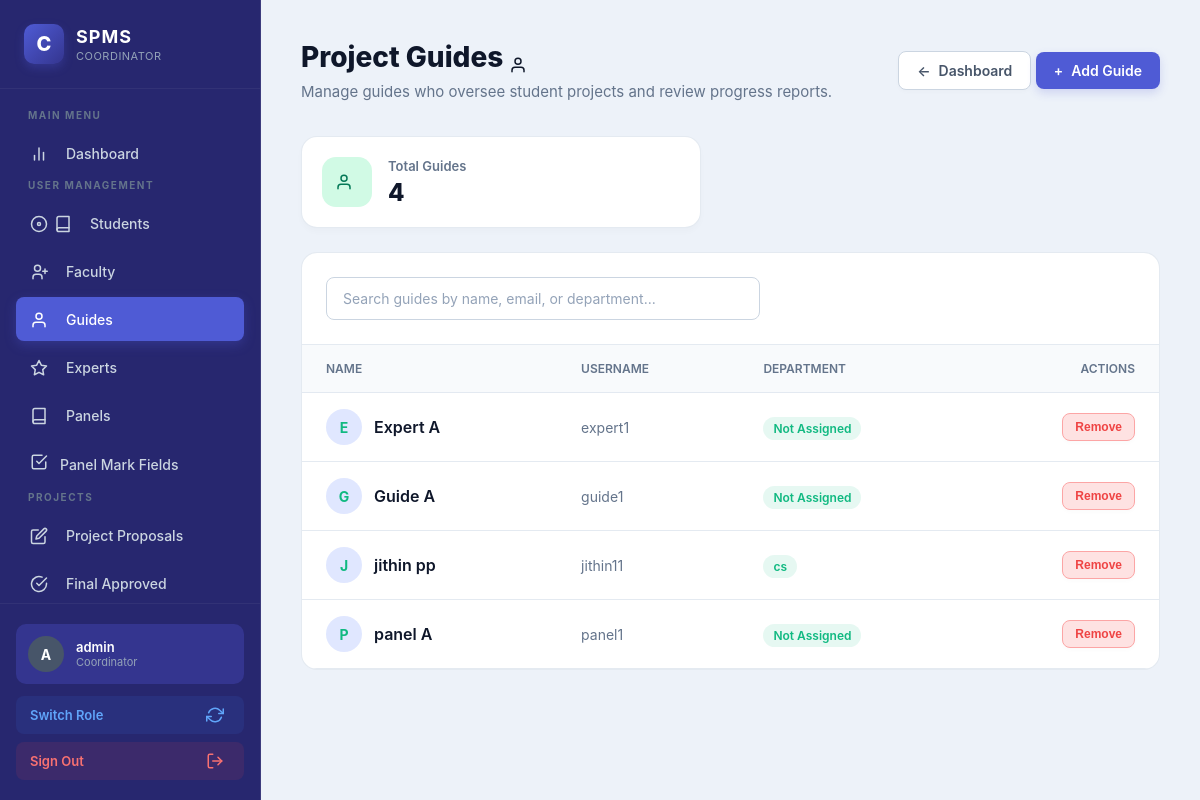
/coordinator/guides/ (signed in), run on the app's committed database.
### accounts/models.py (models this page shows, shortened)
class User(AbstractUser):
    is_student = models.BooleanField(default=False)
    is_coordinator = models.BooleanField(default=False)
    is_faculty = models.BooleanField(default=False)
    is_expert = models.BooleanField(default=False)
    is_guide = models.BooleanField(default=False)
    is_panel = models.BooleanField(default=False)
    phone = models.CharField(
        max_length=15,
        blank=True,
        null=True
    )
    roll_number = models.CharField(
        max_length=50,
        blank=True,
        null=True
    )
    department = models.CharField(
        max_length=100,
        blank=True,
        null=True
    )
    domain_of_expertise = models.CharField(
        max_length=200,
        blank=True,
        null=True
    )
    semester = models.CharField(
        max_length=20,
        blank=True,
        null=True
    )
    batch = models.CharField(
        max_length=20,
        blank=True,
        null=True
    )

### coordinator/views.py (the view, shortened to what this page needs)
    @login_required
    def wrapper(request, *args, **kwargs):
        if request.user.is_superuser:
            return view_func(request, *args, **kwargs)

### coordinator/context_processors.py (called while the page is built)
def unread_proposals(request):
    if hasattr(request, 'user') and request.user.is_authenticated:
        if getattr(request.user, 'role', None) == 'COORDINATOR':
            count = ProjectProposal.objects.filter(status='SUBMITTED').count()
            return {'unread_proposal_count': count}
    return {}

### coordinator/views.py (called while the page is built, shortened)
def coordinator_required(view_func):
    @login_required
    def wrapper(request, *args, **kwargs):
        if request.user.is_superuser:
            return view_func(request, *args, **kwargs)
    return wrapper

@coordinator_required
def guides(request):
    guide_list = User.objects.filter(
        is_guide=True
    ).order_by(
        "first_name",
        "last_name",
        "username"
    )
    return render(
        request,
        "coordinator/guides.html",
        {
            "guides":
                guide_list,
            "guide_count":
                guide_list.count()
        }
    )

### templates/coordinator/guides.html (shortened to what this page needs)
{% extends "base.html" %}
{% load static %}
{% block content %}
<div class="dashboard-layout">
    {% include 'coordinator/sidebar.html' %}
    <main class="dashboard-main">
        <header class="dashboard-header">
            <div class="header-content">
                <h1>Project Guides <svg width="18" height="18" viewBox="0 0 24 24" fill="none" stroke="currentColor" style="vertical-align: text-bottom; margin-right: 6px;" stroke-width="2" stroke-linecap="round" stroke-linejoin="round"><path d="M20 21v-2a4 4 0 0 0-4-4H8a4 4 0 0 0-4 4v2"></path><circle cx="12" cy="7" r="4"></circle></svg></h1>
                <p>Manage guides who oversee student projects and review progress reports.</p>
            </div>
            <div class="header-actions">
                <a href="{% url 'coordinator:dashboard' %}" class="btn-secondary">
                    <span>←</span>
                    <span>Dashboard</span>
                </a>
                <a href="{% url 'coordinator:add_guide' %}" class="btn-primary">
                    <span>+</span>
                    <span>Add Guide</span>
                </a>
            </div>
        </header>
        <section class="stats-grid" style="margin-bottom: 24px; display: grid; grid-template-columns: 1fr; gap: 24px; max-width: 400px;">
            <div class="stat-card">
                <div class="stat-icon-box bg-emerald"><svg width="18" height="18" viewBox="0 0 24 24" fill="none" stroke="currentColor" style="vertical-align: text-bottom; margin-right: 6px;" stroke-width="2" stroke-linecap="round" stroke-linejoin="round"><path d="M20 21v-2a4 4 0 0 0-4-4H8a4 4 0 0 0-4 4v2"></path><circle cx="12" cy="7" r="4"></circle></svg></div>
                <div class="stat-info">
                    <p class="stat-label">Total Guides</p>
                    <h3 class="stat-number">{{ guide_count|default:"0" }}</h3>
                </div>
            </div>
        </section>
        <section class="recent-section">
            <div class="recent-card">
                <div style="padding: 24px; border-bottom: 1px solid var(--border-color);">
                    <input type="text" id="searchInput" placeholder="Search guides by name, email, or department..." class="form-input" style="max-width: 400px;" onkeyup="searchGuides()">
                </div>
                <div class="table-wrapper">
                    <table style="width: 100%; border-collapse: collapse; text-align: left;">
                        <thead>
                            <tr>
                                <th style="padding: 16px 24px; background: #f8fafc; border-bottom: 1px solid var(--border-color); font-size: 12px; font-weight: 600; color: var(--text-muted); text-transform: uppercase;">Name</th>
                                <th style="padding: 16px 24px; background: #f8fafc; border-bottom: 1px solid var(--border-color); font-size: 12px; font-weight: 600; color: var(--text-muted); text-transform: uppercase;">Username</th>
                                <th style="padding: 16px 24px; background: #f8fafc; border-bottom: 1px solid var(--border-color); font-size: 12px; font-weight: 600; color: var(--text-muted); text-transform: uppercase;">Department</th>
                                <th style="padding: 16px 24px; background: #f8fafc; border-bottom: 1px solid var(--border-color); font-size: 12px; font-weight: 600; color: var(--text-muted); text-transform: uppercase; text-align: right;">Actions</th>
                            </tr>
                        </thead>
                        <tbody id="guideTable">
                            {% for guide in guides %}
                            <tr class="guide-row" style="border-bottom: 1px solid var(--border-color);">
                                <td style="padding: 16px 24px;">
                                    <div style="display: flex; align-items: center; gap: 12px;">
                                        <div style="width: 36px; height: 36px; border-radius: 50%; background: #e0e7ff; color: #10b981; display: flex; align-items: center; justify-content: center; font-weight: 700; font-size: 14px;">
                                            {{ guide.first_name|first|default:guide.username|first|upper }}
                                        </div>
                                        <div style="font-weight: 600; color: var(--text-main);">
                                            {{ guide.get_full_name|default:"Not Provided" }}
                                        </div>
                                    </div>
                                </td>
                                <td style="padding: 16px 24px; color: var(--text-muted); font-size: 14px;">{{ guide.username }}</td>
                                <td style="padding: 16px 24px;">
                                    <span style="background: rgba(16, 185, 129, 0.1); color: #10b981; padding: 4px 10px; border-radius: 20px; font-size: 12px; font-weight: 600;">
                                        {{ guide.department|default:"Not Assigned" }}
                                    </span>
                                </td>
                                <td style="padding: 16px 24px; text-align: right;">
                                    <form method="post" action="{% url 'coordinator:delete_guide' guide.id %}" onsubmit="return confirm('Are you sure you want to delete guide {{ guide.username }}?');" style="display: inline-block;">
                                        <button type="submit" class="btn-secondary" style="background: #fee2e2; color: #ef4444; border: 1px solid #fca5a5; padding: 6px 12px; font-size: 12px;">
                                            Remove
                                        </button>
                                    </form>
                                </td>
                            </tr>
                            {% endfor %}
                        </tbody>
                    </table>
                </div>
            </div>
        </section>
    </main>
</div>
{% endblock %}

### templates/coordinator/sidebar.html (shortened to what this page needs)
{% load static %}
<link rel="stylesheet" href="{% static 'css/coordinator_theme.css' %}?v=3">
    <aside class="premium-sidebar">
        <div class="sidebar-brand">
            <div class="brand-logo">C</div>
            <div class="brand-text">
                <h2>SPMS</h2>
                <p>Coordinator</p>
            </div>
        </div>
        <nav class="sidebar-nav">
            <div class="nav-section">Main Menu</div>
            <a href="{% url 'coordinator:dashboard' %}" class="nav-item {% if request.resolver_match.url_name == 'dashboard' %}active{% endif %}">
                <span class="nav-icon"></span>
                <span class="nav-text">Dashboard</span>
            </a>
            <div class="nav-section">User Management</div>
            <a href="{% url 'coordinator:students' %}" class="nav-item {% if request.resolver_match.url_name == 'students' %}active{% endif %}">
                <span class="nav-icon"><svg width="18" height="18" viewBox="0 0 24 24" fill="none" stroke="currentColor" stroke-width="2" stroke-linecap="round" stroke-linejoin="round" style="vertical-align: text-bottom; margin-right: 6px;"><circle cx="12" cy="12" r="10"></circle><circle cx="12" cy="12" r="2"></circle></svg></span>
                <span class="nav-text">Students</span>
            </a>
            <a href="{% url 'coordinator:faculty' %}" class="nav-item {% if request.resolver_match.url_name == 'faculty' %}active{% endif %}">
                <span class="nav-icon"></span>
                <span class="nav-text">Faculty</span>
            </a>
            <a href="{% url 'coordinator:guides' %}" class="nav-item {% if request.resolver_match.url_name == 'guides' %}active{% endif %}">
                <span class="nav-icon"><svg width="18" height="18" viewBox="0 0 24 24" fill="none" stroke="currentColor" style="vertical-align: text-bottom; margin-right: 6px;" stroke-width="2" stroke-linecap="round" stroke-linejoin="round"><path d="M20 21v-2a4 4 0 0 0-4-4H8a4 4 0 0 0-4 4v2"></path><circle cx="12" cy="7" r="4"></circle></svg></span>
                <span class="nav-text">Guides</span>
            </a>
            <a href="{% url 'coordinator:experts' %}" class="nav-item {% if request.resolver_match.url_name == 'experts' %}active{% endif %}">
                <span class="nav-icon"></span>
                <span class="nav-text">Experts</span>
            </a>
            <a href="{% url 'coordinator:panels' %}" class="nav-item {% if request.resolver_match.url_name == 'panels' %}active{% endif %}">
                <span class="nav-icon"></span>
                <span class="nav-text">Panels</span>
            </a>
            <a href="{% url 'coordinator:panel_mark_criteria' %}" class="nav-item {% if request.resolver_match.url_name == 'panel_mark_criteria' %}active{% endif %}">
                <span class="nav-icon"><svg width="18" height="18" viewBox="0 0 24 24" fill="none" stroke="currentColor" stroke-width="2" stroke-linecap="round" stroke-linejoin="round"><path d="M9 11l3 3L22 4"></path><path d="M21 12v7a2 2 0 0 1-2 2H5a2 2 0 0 1-2-2V5a2 2 0 0 1 2-2h11"></path></svg></span>
                <span class="nav-text">Panel Mark Fields</span>
            </a>
            <div class="nav-section">Projects</div>
            <a href="{% url 'coordinator:proposals' %}" class="nav-item {% if request.resolver_match.url_name == 'proposals' %}active{% endif %}">
                <span class="nav-icon"></span>
                <span class="nav-text">Project Proposals</span>
            </a>
            <a href="{% url 'coordinator:final_approved_students' %}" class="nav-item {% if request.resolver_match.url_name == 'final_approved_students' %}active{% endif %}">
                <span class="nav-icon"><svg width="18" height="18" viewBox="0 0 24 24" fill="none" stroke="currentColor" style="vertical-align: text-bottom; margin-right: 6px;" stroke-width="2" stroke-linecap="round" stroke-linejoin="round"><path d="M22 11.08V12a10 10 0 1 1-5.93-9.14"></path><polyline points="22 4 12 14.01 9 11.01"></polyline></svg></span>
                <span class="nav-text">Final Approved</span>
            </a>
        </nav>
        <div class="sidebar-footer">
            <div class="user-card">
                <div class="user-avatar">
                    {{ request.user.username|first|upper }}
                </div>
                <div class="user-details">
                    <span class="user-name">{{ request.user.get_full_name|default:request.user.username }}</span>
                    <span class="user-role">Coordinator</span>
                </div>
            </div>
            {% if request.user.is_expert or request.user.is_guide or request.user.is_panel or request.user.is_student %}
            <a href="{% url 'accounts:dashboard' %}" class="switch-role-btn">
                <span>Switch Role</span>
                <span></span>
            </a>
            {% endif %}
            <a href="{% url 'accounts:logout' %}" class="logout-btn">
                <span>Sign Out</span>
                <span></span>
            </a>
        </div>
    </aside>

### static/css/coordinator_theme.css (style rules this page uses)
:root:has(.premium-sidebar), :root:has(.coordinator-theme-page) { --sidebar-bg: #27276f; --sidebar-nav: #34358f; --sidebar-hover: #34358f; --sidebar-active: #4f5bd5; --primary-main: #4f5bd5; --primary-dark: #34358f; --bg-main: #edf2f9; --card-bg: #ffffff; --text-main: #0f172a; --text-muted: #64748b; --border-color: rgba(226, 232, 240, 0.9); }
body:has(.premium-sidebar), body:has(.coordinator-theme-page) { background-color: #edf2f9; }
body:has(.premium-sidebar) .premium-sidebar { background: #27276f; }
body:has(.premium-sidebar) .brand-logo { background: linear-gradient(135deg, #4f5bd5, #34358f); box-shadow: 0 4px 10px rgba(79, 91, 213, 0.3); }
body:has(.premium-sidebar) .nav-item.active { background: #4f5bd5; box-shadow: 0 4px 12px rgba(79, 91, 213, 0.3); }
body:has(.premium-sidebar) .btn-primary, body:has(.premium-sidebar) .btn-submit, body:has(.coordinator-theme-page) .btn-primary, body:has(.coordinator-theme-page) .btn-submit { background: #4f5bd5; box-shadow: 0 4px 10px rgba(79, 91, 213, 0.2); }

### data on the page
User: user.username|first "A", user.get_full_name "admin"
User: first_name|first "E", get_full_name "Expert A", username "expert1", department "Not Assigned"
User: first_name|first "G", get_full_name "Guide A", username "guide1", department "Not Assigned"
User: first_name|first "J", get_full_name "jithin pp", username "jithin11", department "cs"
User: first_name|first "P", get_full_name "panel A", username "panel1", department "Not Assigned"

### other printed values
{{ guide_count|default:"0" }} "4"
